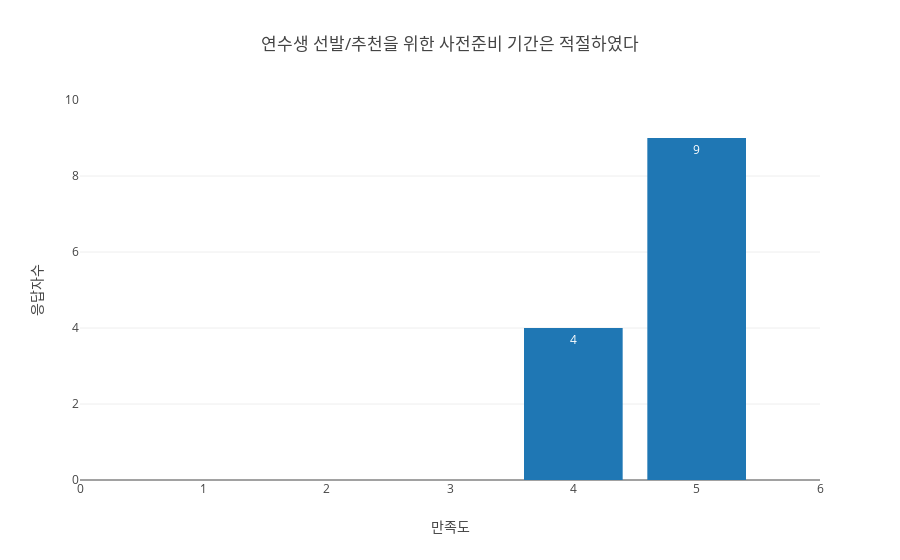

Notebook cell for this chart:
### Code cell
trace = go.Bar(
    x = survey.iloc[:,[0,6]]['연수생 선발/추천을 위한 사전준비 기간은 적절하였다'].value_counts().index,
    y = survey.iloc[:,[0,6]]['연수생 선발/추천을 위한 사전준비 기간은 적절하였다'].value_counts(),
    text = survey.iloc[:,[0,6]]['연수생 선발/추천을 위한 사전준비 기간은 적절하였다'].value_counts(),
    textposition = 'auto', orientation = 'v'
)

layout = go.Layout(title='연수생 선발/추천을 위한 사전준비 기간은 적절하였다',
                   xaxis=dict(title='만족도', range=[0,6], tick0=0,dtick=1),
                   yaxis=dict(title='응답자수',range=[0,10],showgrid=True,zeroline=True,dtick=2))

fig = go.Figure(data=[trace], layout=layout)

iplot(fig)

### Figure 1 — Plotly figure (JSON) as saved in the notebook; plotly's stock layout.template omitted (floating-point values rounded to 4 significant figures)
{"data": [{"orientation": "v", "text": [9, 4], "textposition": "auto", "type": "bar", "uid": "9f9713d6-0cf6-422e-afdf-d764c4d9b805", "x": [5, 4], "y": [9, 4]}], "layout": {"autosize": true, "title": {"text": "연수생 선발/추천을 위한 사전준비 기간은 적절하였다"}, "xaxis": {"dtick": 1, "range": [0, 6], "tick0": 0, "title": {"text": "만족도"}, "type": "linear"}, "yaxis": {"dtick": 2, "range": [0, 10], "showgrid": true, "title": {"text": "응답자수"}, "type": "linear", "zeroline": true}}}
